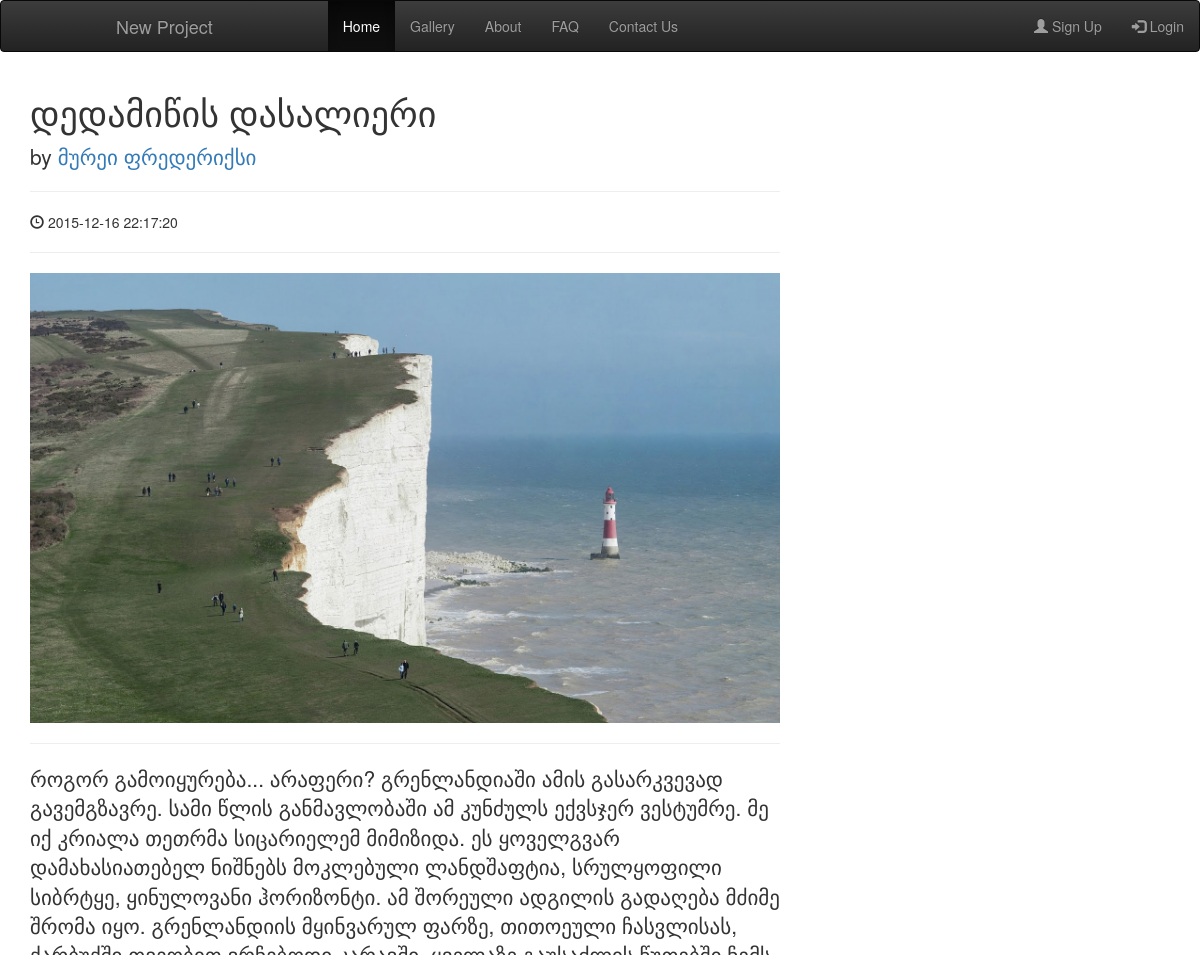
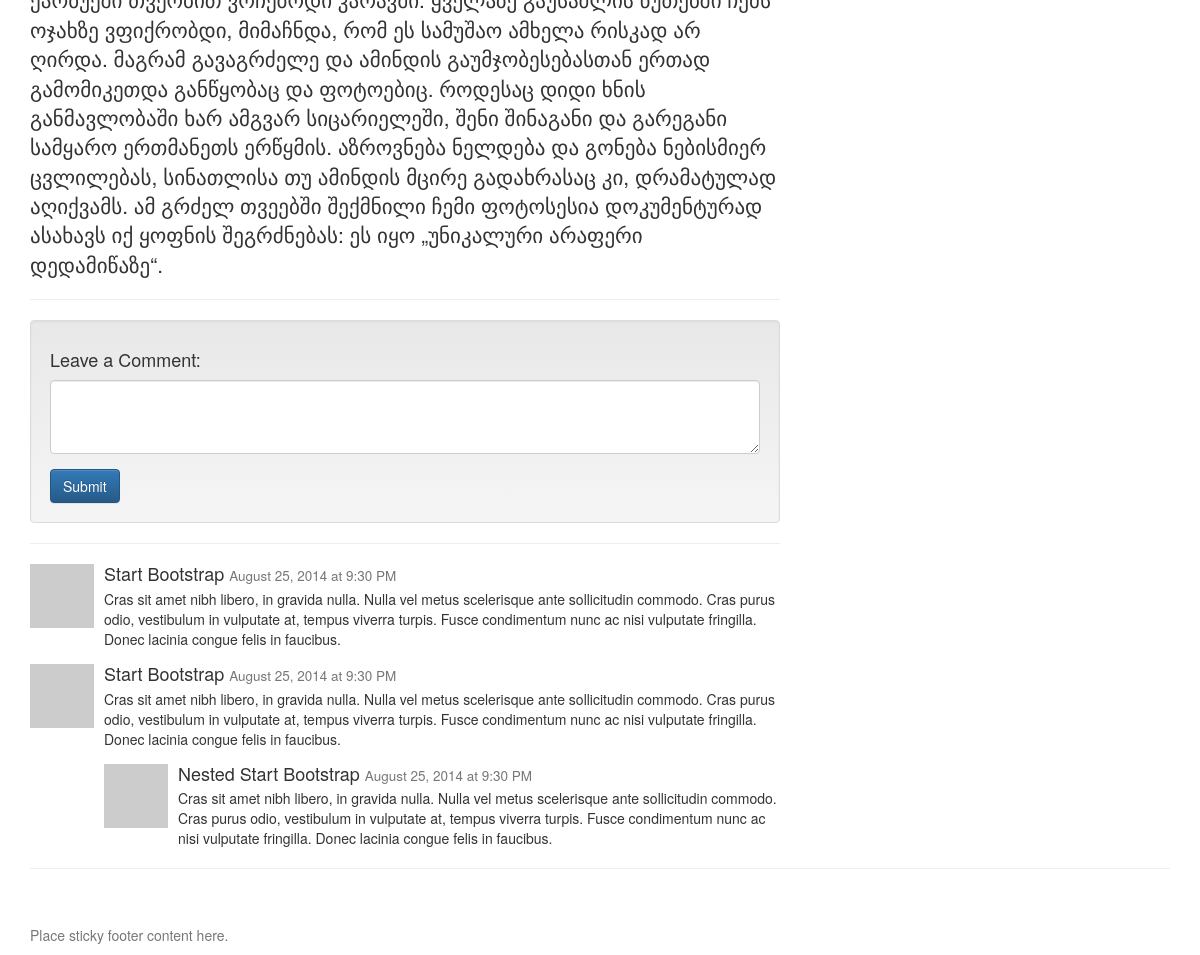
The page /ci_tsotne/main/readmore/10 on the database its author committed (2 pictures, top to bottom).
### tables this page shows
CREATE TABLE `posts` (
  `id` int(11) NOT NULL,
  `title` varchar(250) NOT NULL,
  `author` varchar(100) NOT NULL,
  `date` datetime NOT NULL DEFAULT CURRENT_TIMESTAMP,
  `img` varchar(100) DEFAULT NULL,
  `description` text NOT NULL
);

### ci_tsotne/application/controllers/Main.php (called while the page is built, shortened)
<?php
class Main extends CI_Controller {
	public function readmore($id)
	{
		$this->load->model('blog_model');
		$data['posts'] = $this->blog_model->readmore($id);
	$this->load->view('includes/header');
		$this->load->view('includes/nav');
		$this->load->view('readmore',$data);
		$this->load->view('includes/footer');
	}
}

### ci_tsotne/index.php (called while the page is built, shortened)
<?php
require_once BASEPATH.'core/CodeIgniter.php';

### ci_tsotne/application/models/blog_model.php (called while the page is built, shortened)
<?php
class blog_model extends CI_Model {
	public function readmore($id){
		$this->db->where('id', $id);
		return $this->db->get('posts')-> result_array();
	}
}

### ci_tsotne/application/views/readmore.php (the view)
<div class="container">
    <?php foreach ($posts as $post ) {
    } ?>
    <div class="row">
        <div class="col-lg-8">
            <h1><?php echo  $post['title'];?></h1>
            <p class="lead">
                by <a href="#"><?php echo  $post['author'];?></a>
            </p>
            <hr>
            <p><span class="glyphicon glyphicon-time"></span> <?php echo  $post['date'];?></p>
            <hr>
            <img class="img-responsive"
            src="<?php echo base_url().'images/'.$post['img'];?>"
            alt="" style="width: 900px; height: 450px;">
            <hr>
            <p class="lead"><?php echo  $post['description'];?></p>
            <hr>
            <div class="well">
                <h4>Leave a Comment:</h4>
                <form role="form">
                    <div class="form-group">
                        <textarea class="form-control" rows="3"></textarea>
                    </div>
                    <button type="submit" class="btn btn-primary">Submit</button>
                </form>
            </div>
            <hr>
            <div class="media">
                <a class="pull-left" href="#">
                    <img class="media-object" src="http://placehold.it/64x64" alt="">
                </a>
                <div class="media-body">
                    <h4 class="media-heading">Start Bootstrap
                        <small>August 25, 2014 at 9:30 PM</small>
                    </h4>
                    Cras sit amet nibh libero, in gravida nulla. Nulla vel metus scelerisque ante sollicitudin commodo. Cras purus odio, vestibulum in vulputate at, tempus viverra turpis. Fusce condimentum nunc ac nisi vulputate fringilla. Donec lacinia congue felis in faucibus.
                </div>
            </div>
            <div class="media">
                <a class="pull-left" href="#">
                    <img class="media-object" src="http://placehold.it/64x64" alt="">
                </a>
                <div class="media-body">
                    <h4 class="media-heading">Start Bootstrap
                        <small>August 25, 2014 at 9:30 PM</small>
                    </h4>
                    Cras sit amet nibh libero, in gravida nulla. Nulla vel metus scelerisque ante sollicitudin commodo. Cras purus odio, vestibulum in vulputate at, tempus viverra turpis. Fusce condimentum nunc ac nisi vulputate fringilla. Donec lacinia congue felis in faucibus.
                    <div class="media">
                        <a class="pull-left" href="#">
                            <img class="media-object" src="http://placehold.it/64x64" alt="">
                        </a>
                        <div class="media-body">
                            <h4 class="media-heading">Nested Start Bootstrap
                                <small>August 25, 2014 at 9:30 PM</small>
                            </h4>
                            Cras sit amet nibh libero, in gravida nulla. Nulla vel metus scelerisque ante sollicitudin commodo. Cras purus odio, vestibulum in vulputate at, tempus viverra turpis. Fusce condimentum nunc ac nisi vulputate fringilla. Donec lacinia congue felis in faucibus.
                        </div>
                    </div>
                </div>
            </div>
        </div>
    </div>
    <hr>
</div>

### rows shown on the page
posts: title "დედამიწის დასალიერი", author "მურეი ფრედერიქსი", date "2015-12-16 22:17:20", img (picture), description "როგორ გამოიყურება... არაფერი? გრენლანდიაში ამის გასარკვევად გავემგზავრე. სამი წლის განმავლობაში ამ კუნძულს ექვსჯერ ვესტუმრე. მე იქ კრიალა თეთრმა სიცარიელემ მიმიზიდა. ეს ყოველგვარ დამახასიათებელ ნიშნებს მოკლებული ლანდშაფტია, სრულყოფილი სიბრტყე, ყინულოვანი ჰორიზონტი. ამ შორეული ადგილის გადაღება მძიმე შრომა იყო. გრენლანდიის მყინვარულ ფარზე, თითოეული ჩასვლისას, ქარბუქში თვეობით ვრჩებოდი კარავში. ყველაზე გაუსაძლის წუთებში ჩემს ოჯახზე ვფიქრობდი, მიმაჩნდა, რომ ეს სამუშაო ამხელა რისკად არ ღირდა. მაგრამ გავაგრძელე და ამინდის გაუმჯობესებასთან ერთად გამომიკეთდა განწყობაც და ფოტოებიც. როდესაც დიდი ხნის განმავლობაში ხარ ამგვარ სიცარიელეში, შენი შინაგანი და გარეგანი სამყარო ერთმანეთს ერწყმის. აზროვნება…"
